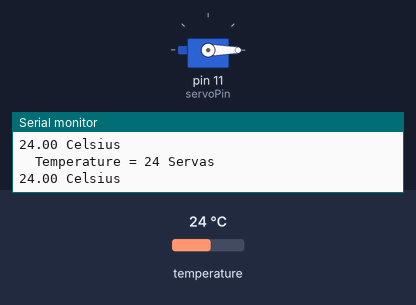
Recording of a sketch running on a simulated Arduino Uno, built with avr-gcc and run on an emulated ATmega328P. Parts: servo, the last lines printed to the serial monitor. Inputs (shaded band) come from the test bench; at power-on: temperature 24 °C.

Above: at 3.1 s.
3.2 s: temperature set to 30.4 °C
5.1 s: temperature set to 31.4 °C
At 7.3 s:
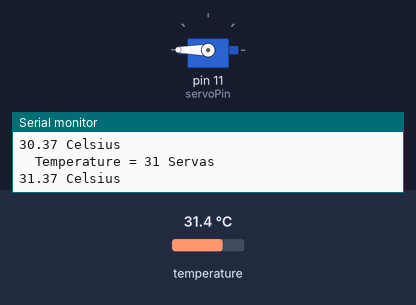
7.6 s: temperature set to 12 °C
At 9.6 s:
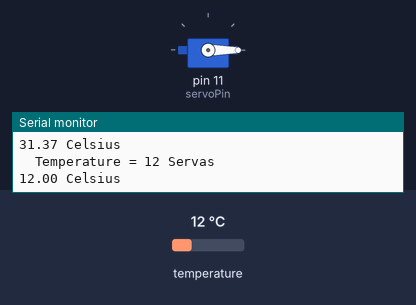
10.2 s: temperature set to 33 °C
At 11.7 s:
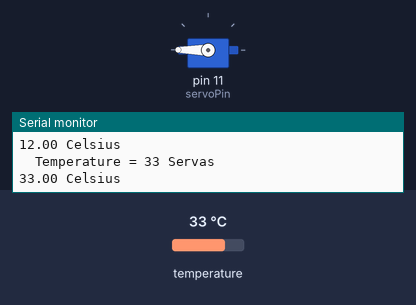
Timing chart, 0 to 13.2 s (numbered marks = the images above; inputs shaded):
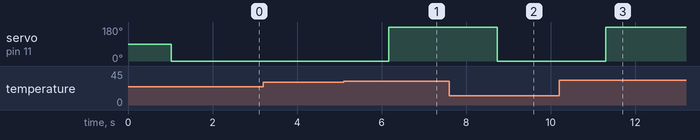

Measured:
- the behaviour switches between 30.9 and 31 °C on temperature (found by bisection; images 0 and 1)
- after the input at 5.1 s, servo on pin 11 (servoPin): 0° → 180° after 1.1 s
- after the input at 7.6 s, servo on pin 11 (servoPin): 180° → 0° after 1.1 s
- after the input at 10.2 s, servo on pin 11 (servoPin): 0° → 180° after 1.1 s

The sketch:

Puodas.ino
```cpp
#include <OneWire.h>
#include <Servo.h>

int termPin  = 10; //Termometre pin
int servoPin = 11; // Servo pin

OneWire  ds(termPin);  // on pin 10 (a 4.7K resistor is necessary)
Servo servoMain; // Define our Servo
int servoPos = 0;

void setup(void) {
	Serial.begin(9600);
	servoMain.attach(servoPin); // servo on digital pin 11
}

void loop(void) {
	byte i;
	byte present = 0;
	byte type_s;
	byte data[12];
	byte addr[8];
	float celsius, fahrenheit;

	if (!ds.search(addr)) {
		ds.reset_search();
		delay(250);
		return;
	}

	if (OneWire::crc8(addr, 7) != addr[7]) {
		return;
	}

	// the first ROM byte indicates which chip
	switch (addr[0]) {
	case 0x10:
		type_s = 1;
		break;
	case 0x28:
		type_s = 0;
		break;
	case 0x22:
		type_s = 0;
		break;
	default:
		return;
	}

	ds.reset();
	ds.select(addr);
	ds.write(0x44, 1);        // start conversion, with parasite power on at the end

	delay(1000);     // maybe 750ms is enough, maybe not
					 // we might do a ds.depower() here, but the reset will take care of it.

	present = ds.reset();
	ds.select(addr);
	ds.write(0xBE);         // Read Scratchpad

	for (i = 0; i < 9; i++) {           // we need 9 bytes
		data[i] = ds.read();
	}

	OneWire::crc8(data, 8);

	// Convert the data to actual temperature
	// because the result is a 16 bit signed integer, it should
	// be stored to an "int16_t" type, which is always 16 bits
	// even when compiled on a 32 bit processor.
	int16_t raw = (data[1] << 8) | data[0];
	if (type_s) {
		raw = raw << 3; // 9 bit resolution default
		if (data[7] == 0x10) {
			// "count remain" gives full 12 bit resolution
			raw = (raw & 0xFFF0) + 12 - data[6];
		}
	}
	else {
		byte cfg = (data[4] & 0x60);
		// at lower res, the low bits are undefined, so let's zero them
		if (cfg == 0x00) raw = raw & ~7;  // 9 bit resolution, 93.75 ms
		else if (cfg == 0x20) raw = raw & ~3; // 10 bit res, 187.5 ms
		else if (cfg == 0x40) raw = raw & ~1; // 11 bit res, 375 ms
											  //// default is 12 bit resolution, 750 ms conversion time
	}
	celsius = (float)raw / 16.0;
	Serial.print("  Temperature = ");
	servoPos = (int)celsius;
	if (servoPos > 30) { // Servo position over temperature
		servoMain.write(180);
	}
	else {
		servoMain.write(0);
	}

	Serial.print(servoPos);
	Serial.print(" Servas\n");
	Serial.print(celsius);
	Serial.print(" Celsius\n");
}
```
